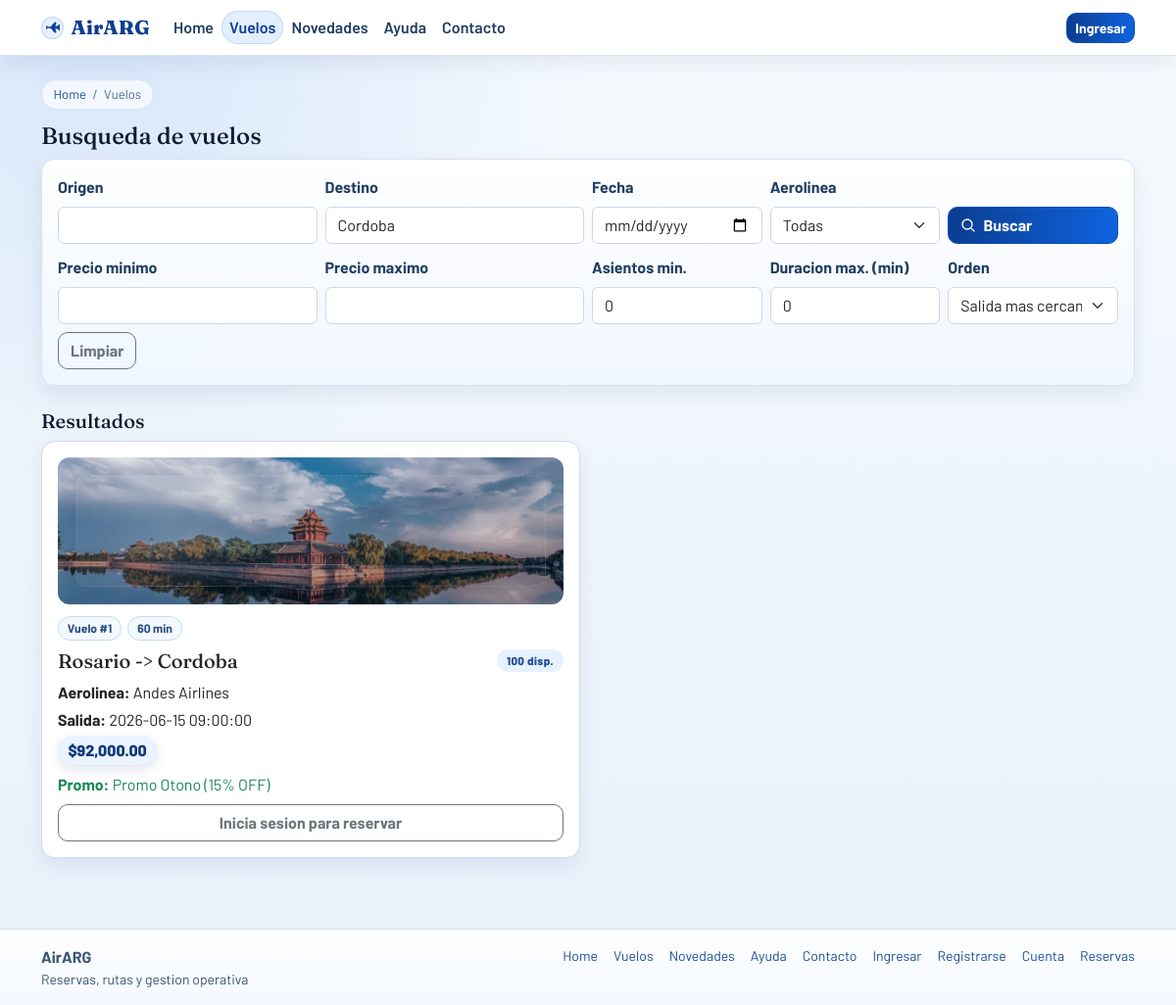
The page /index.php?page=flights&destination=Cordoba on the database its author committed.
### tables this page shows
CREATE TABLE flights (
  id INT AUTO_INCREMENT PRIMARY KEY,
  airline_id INT NOT NULL,
  origin VARCHAR(80) NOT NULL,
  destination VARCHAR(80) NOT NULL,
  departure_time DATETIME NOT NULL,
  arrival_time DATETIME NOT NULL,
  price DECIMAL(10,2) NOT NULL,
  total_seats INT NOT NULL,
  available_seats INT NOT NULL,
  created_at TIMESTAMP DEFAULT CURRENT_TIMESTAMP,
  CONSTRAINT fk_flights_airline FOREIGN KEY (airline_id) REFERENCES airlines(id),
  INDEX idx_flights_route_date (origin, destination, departure_time),
  INDEX idx_flights_price (price),
  INDEX idx_flights_available (available_seats)
);

CREATE TABLE airlines (
  id INT AUTO_INCREMENT PRIMARY KEY,
  name VARCHAR(120) NOT NULL,
  code VARCHAR(10) NOT NULL UNIQUE,
  country VARCHAR(80) NOT NULL,
  created_at TIMESTAMP DEFAULT CURRENT_TIMESTAMP
);

CREATE TABLE promotions (
  id INT AUTO_INCREMENT PRIMARY KEY,
  airline_id INT NOT NULL,
  title VARCHAR(150) NOT NULL,
  description TEXT,
  discount_percent DECIMAL(5,2) NOT NULL,
  status ENUM('pending', 'approved', 'denied') NOT NULL DEFAULT 'pending',
  is_active TINYINT(1) NOT NULL DEFAULT 1,
  active_airline_id INT GENERATED ALWAYS AS (CASE WHEN is_active = 1 THEN airline_id ELSE NULL END) STORED,
  created_at TIMESTAMP DEFAULT CURRENT_TIMESTAMP,
  CONSTRAINT fk_promotions_airline FOREIGN KEY (airline_id) REFERENCES airlines(id),
  CONSTRAINT uq_promotions_one_active UNIQUE (active_airline_id)
);

### app/views/pages/flights.php (the view, shortened to what the rows shown need)
<section aria-labelledby="flight-search-title" class="mb-4">
  <h1 id="flight-search-title" class="h4">Busqueda de vuelos</h1>
</section>
<?php
$destinationImages = [];
$destinationImages['generic'] = BASE_URL . '/assets/images/PLACEHOLDER_Generic.svg';
$remoteMap = [
  'bariloche' => 'https://images.unsplash.com/photo-1589909202802-8f4aadce1849?auto=format&fit=crop&w=1200&q=80',
  'mendoza' => 'https://images.unsplash.com/photo-1602459651957-2f0580f2d0f3?auto=format&fit=crop&w=1200&q=80',
  'cordoba' => 'https://images.unsplash.com/photo-1599571234909-29ed5d1321d6?auto=format&fit=crop&w=1200&q=80',
  'rosario' => 'https://images.unsplash.com/photo-1569152811536-fb47aced8409?auto=format&fit=crop&w=1200&q=80',
  'salta' => 'https://images.unsplash.com/photo-1551632811-561732d1e306?auto=format&fit=crop&w=1200&q=80',
  'buenos aires' => 'https://images.unsplash.com/photo-1612294037637-ec328d0e075e?auto=format&fit=crop&w=1200&q=80',
];
foreach ($remoteMap as $k => $remote) {
  $slug = strtolower($k);
  $slugUnderscore = str_replace(' ', '_', $slug);
  $slugDash = str_replace(' ', '-', $slug);
  $cleanName = str_replace(' ', '_', ucwords($k));
  $localCandidates = [
    __DIR__ . '/../../../public/assets/images/' . $slugUnderscore . '.webp',
    __DIR__ . '/../../../public/assets/images/' . $slugUnderscore . '.jpg',
    __DIR__ . '/../../../public/assets/images/' . $slugUnderscore . '.avif',
    __DIR__ . '/../../../public/assets/images/' . $slug . '.webp',
    __DIR__ . '/../../../public/assets/images/' . $slug . '.jpg',
    __DIR__ . '/../../../public/assets/images/' . $slug . '.avif',
    __DIR__ . '/../../../public/assets/images/' . $slugDash . '.webp',
    __DIR__ . '/../../../public/assets/images/' . $slugDash . '.jpg',
    __DIR__ . '/../../../public/assets/images/' . $slugDash . '.avif',
    __DIR__ . '/../../../public/assets/images/' . 'PLACEHOLDER_' . $cleanName . '.svg',
  ];
  $found = null;
  foreach ($localCandidates as $candidate) {
    if (file_exists($candidate)) {
      $found = BASE_URL . '/assets/images/' . basename($candidate);
      break;
    }
  }
  $destinationImages[$k] = $found ?? $destinationImages['generic'];
}
?>
<section class="mb-4" aria-labelledby="flight-results-title">
  <h2 id="flight-results-title" class="h5">Resultados</h2>
  <?php if (empty($flights)): ?>
    <div class="empty-state">
      <span class="empty-state-illustration" aria-hidden="true">
        <svg viewBox="0 0 24 24" focusable="false"><path d="m21 21-4.35-4.35M10.5 18a7.5 7.5 0 1 1 0-15 7.5 7.5 0 0 1 0 15Z"></path></svg>
      </span>
      <h3 class="h6 mb-2">No encontramos vuelos para esos filtros</h3>
      <p class="mb-3">Proba ampliar la fecha, quitar el limite de precio o buscar otra ruta.</p>
      <a class="btn btn-outline-primary" href="<?php echo BASE_URL; ?>/index.php?page=flights">Ver todos los vuelos</a>
    </div>
  <?php else: ?>
    <div class="row g-3">
      <?php foreach ($flights as $flight): ?>
        <?php
          $destinationKey = strtolower((string) ($flight['destination'] ?? ''));
          $originKey = strtolower((string) ($flight['origin'] ?? ''));
          $flightImage = $destinationImages[$destinationKey]
            ?? $destinationImages[$originKey]
            ?? $destinationImages['generic'];
        ?>
        <article class="col-md-6">
          <div class="card flight-card h-100 p-3">
            <?php $img = $flightImage; ?>
            <div class="flight-card-media">
              <img
                src="<?php echo htmlspecialchars($img); ?>"
                alt="Imagen de <?php echo htmlspecialchars($flight['destination']); ?>"
                loading="lazy"
                width="800"
                height="450"
                data-placeholder="1"
                data-placeholder-label="<?php echo htmlspecialchars($flight['destination']); ?>"
              >
            </div>
            <div class="chip-row">
              <span class="chip">Vuelo #<?php echo (int) $flight['id']; ?></span>
              <span class="chip"><?php echo (int) round((strtotime($flight['arrival_time']) - strtotime($flight['departure_time'])) / 60); ?> min</span>
            </div>
            <div class="d-flex justify-content-between align-items-start gap-2 mb-2">
              <h3 class="h5 mb-0"><?php echo htmlspecialchars($flight['origin']); ?> -> <?php echo htmlspecialchars($flight['destination']); ?></h3>
              <span class="status-badge info"><?php echo (int) $flight['available_seats']; ?> disp.</span>
            </div>
            <p class="mb-1"><strong>Aerolinea:</strong> <?php echo htmlspecialchars($flight['airline_name']); ?></p>
            <p class="mb-1"><strong>Salida:</strong> <?php echo htmlspecialchars($flight['departure_time']); ?></p>
            <p class="mb-2"><span class="price-tag">$<?php echo number_format((float) $flight['price'], 2); ?></span></p>
            <?php if (!empty($flight['promo_title'])): ?>
              <p class="text-success mb-2"><strong>Promo:</strong> <?php echo htmlspecialchars($flight['promo_title']); ?> (<?php echo (float) $flight['discount_percent']; ?>% OFF)</p>
            <?php endif; ?>
            <?php if (is_logged_in()): ?>
              <form method="post" action="<?php echo BASE_URL; ?>/index.php?page=flights" class="mb-2" data-feedback="Actualizando favoritos...">
                <input type="hidden" name="action" value="toggle_favorite">
                <input type="hidden" name="flight_id" value="<?php echo (int) $flight['id']; ?>">
                <?php $isFavorite = in_array((int) $flight['id'], $favorite_ids ?? [], true); ?>
                <button class="btn btn-sm <?php echo $isFavorite ? 'btn-warning' : 'btn-outline-warning'; ?>" type="submit">
                  <?php echo $isFavorite ? 'Quitar favorito' : 'Agregar a favoritos'; ?>
                </button>
              </form>
              <form method="post" action="<?php echo BASE_URL; ?>/index.php?page=flights" class="row g-2 needs-validation" novalidate data-feedback="Procesando reserva...">
                <input type="hidden" name="action" value="reserve">
                <input type="hidden" name="flight_id" value="<?php echo (int) $flight['id']; ?>">
                <div class="col-8">
                  <label for="seats_<?php echo (int) $flight['id']; ?>" class="form-label visually-hidden">Asientos</label>
                  <input id="seats_<?php echo (int) $flight['id']; ?>" type="number" min="1" name="seats" class="form-control" placeholder="Cantidad de asientos" required>
                  <div class="invalid-feedback">Ingresa cantidad valida.</div>
                </div>
                <div class="col-4 d-grid">
                  <button class="btn btn-outline-primary btn-with-icon" type="submit" aria-label="Reservar vuelo <?php echo (int) $flight['id']; ?>">
                    <span class="icon-wrap" aria-hidden="true"><svg viewBox="0 0 24 24" focusable="false"><path d="M4 10.5h16M6 6h12a2 2 0 0 1 2 2v8a2 2 0 0 1-2 2H6a2 2 0 0 1-2-2V8a2 2 0 0 1 2-2Zm3 10h6"></path></svg></span>
                    <span>Reservar</span>
                  </button>
                </div>
              </form>
            <?php else: ?>
              <a class="btn btn-outline-secondary" href="<?php echo BASE_URL; ?>/index.php?page=login">Inicia sesion para reservar</a>
            <?php endif; ?>
          </div>
        </article>
      <?php endforeach; ?>
    </div>
  <?php endif; ?>
</section>

### rows shown on the page
flights: id "1", arrival_time+departure_time "60", origin "Rosario", destination "Cordoba", available_seats "100", airline.name "Andes Airlines", departure_time "2026-06-15 09:00:00", price "92,000.00", promotions.title "Promo Otono", promotions.discount_percent "15"
